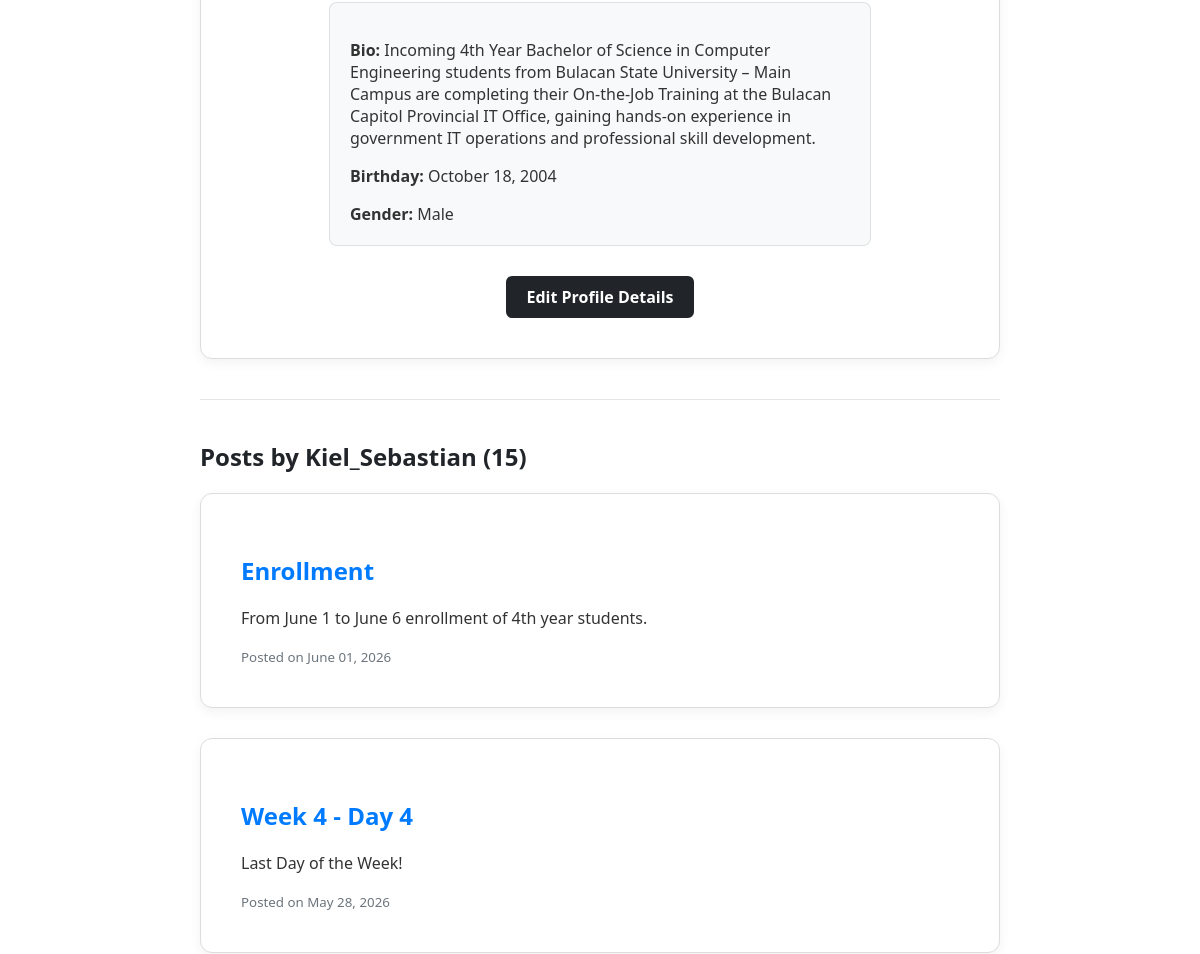
/user/Kiel_Sebastian/ (signed in, middle part), run on an earlier commit of the app's database.
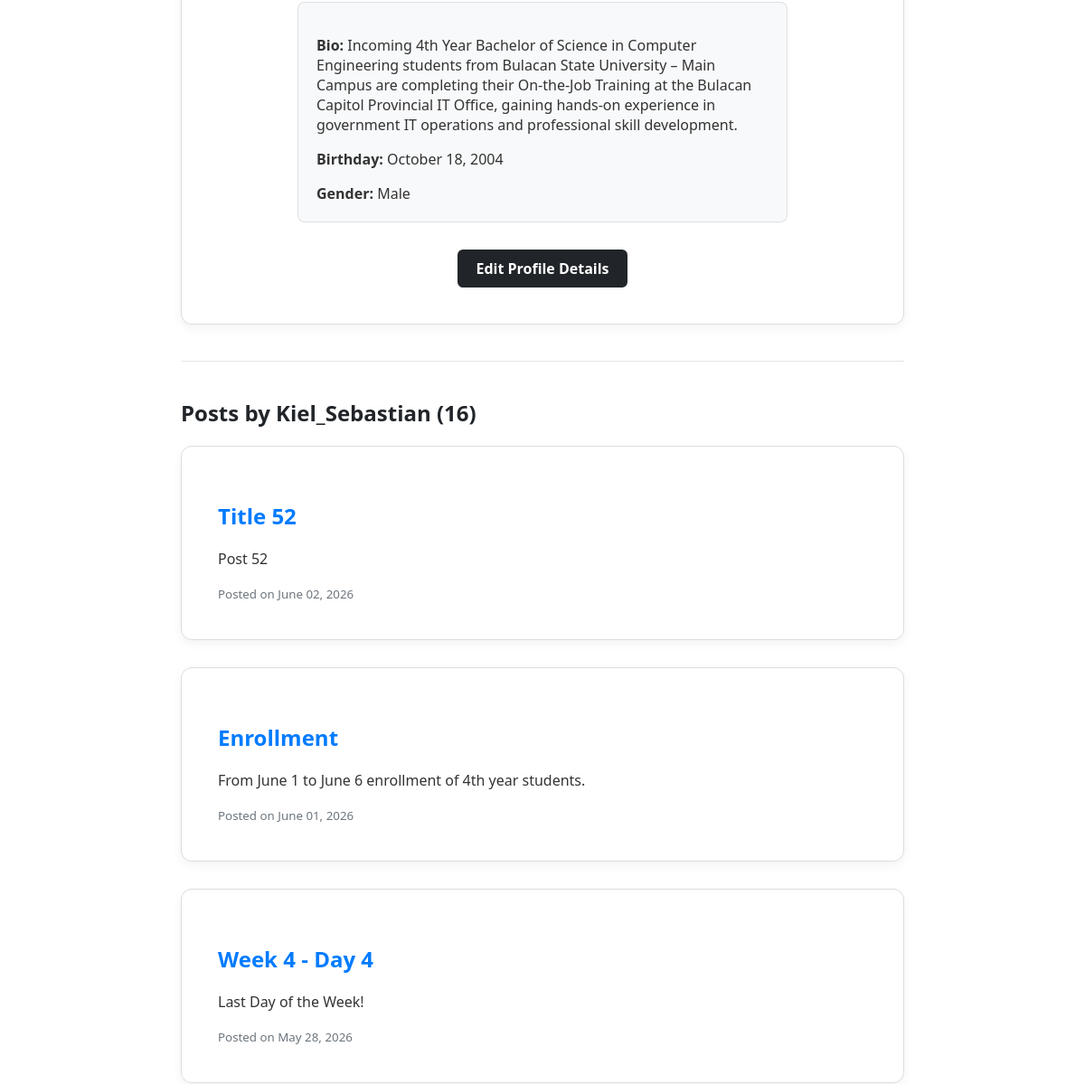
And on a later commit of the database.
### blog/models.py (models this page shows, shortened)
class Post(models.Model):
    title = models.CharField(max_length=100)
    content = models.TextField()
    date_posted = models.DateTimeField(auto_now=True)
    author = models.ForeignKey(User, on_delete=models.CASCADE)
    image = models.ImageField(null=True, blank=True, upload_to=user_directory_path)

### blog/views.py (the view)
# urls.py: path('user/<str:username>/', views.user_profile_view, name='user-profile'),
def user_profile_view(request, username):
    profile_user = get_object_or_404(User, username=username)
    user_posts = Post.objects.filter(author=profile_user).order_by('-date_posted')
    context = {
        'profile_user': profile_user,
        'posts': user_posts
    }
    return render(request, 'blog/user_profile.html', context)

### blog/templates/blog/user_profile.html (shortened to what this page needs)
{% extends "blog/base.html" %}
{% block content %}
<div class="card profile-main-card" style="text-align: center; padding: 40px; margin-top: 20px;">
    <div class="profile-details-box" style="text-align: left; padding: 20px; border-radius: 8px; margin: 0 auto 30px auto; max-width: 500px; border: 1px solid rgba(0,0,0,0.1);">
        <p style="margin-bottom: 12px;"><strong>Bio:</strong> {% if profile_user.profile.bio %}{{ profile_user.profile.bio }}{% else %}No description provided.{% endif %}</p>
        <p style="margin-bottom: 12px;"><strong>Birthday:</strong> {% if profile_user.profile.birth_date %}{{ profile_user.profile.birth_date|date:"F d, Y" }}{% else %}Not specified{% endif %}</p>
        <p style="margin-bottom: 0;"><strong>Gender:</strong> {% if profile_user.profile.gender %}{{ profile_user.profile.get_gender_display }}{% else %}Not specified{% endif %}</p>
    </div>
    {% if profile_user == user %}
        <div style="display: flex; justify-content: center; gap: 15px;">
            <a href="{% url 'profile-update' %}" class="btn-primary" style="text-decoration: none; text-align: center; padding: 10px 20px;">Edit Profile Details</a>
        </div>
    {% endif %}
</div>
<hr style="border: 0; border-top: 1px solid rgba(0,0,0,0.1); margin: 40px 0;">
<h2 class="profile-posts-heading" style="margin-bottom: 20px;">Posts by {{ profile_user.username }} ({{ posts.count }})</h2>
{% for post in posts %}
    <article class="card">
        <div class="article-body">
            <h2>
                <a class="article-title" href="{% url 'post-detail' post.pk %}" style="text-decoration: none; color: #007bff;">{{ post.title }}</a>
            </h2>
            <p class="article-content">{{ post.content|truncatewords:30 }}</p>
            <small style="color: #6c757d;">Posted on {{ post.date_posted|date:"F d, Y" }}</small>
        </div>
    </article>
{% empty %}
    <div class="card" style="text-align: center; padding: 30px;">
        <p>This user hasn't posted anything yet.</p>
    </div>
{% endfor %}
{% endblock %}

What changed in the data, as far as the page shows it:
added Post: title "Title 52", content "Post 52", date_posted "June 02, 2026"
Also different on the page:
{{ posts.count }}: "15" → "16"
